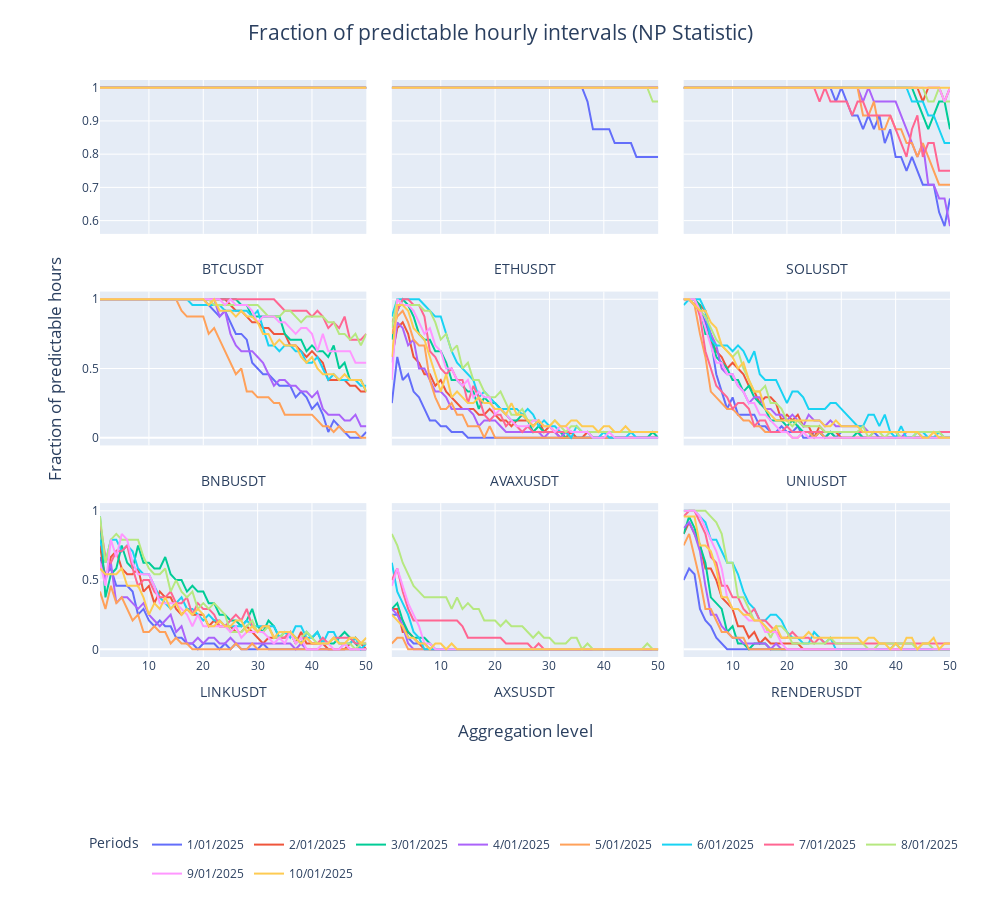

Write notebook code for a chart like this one.
### Markdown cell above
La fonction `intervals_analysis` permet, pour une liste de cryptomonnaies, de présenter la fraction de jours ou d'heures prévisibles selon le test choisi en fonction du niveau d'agrégation des transactions.

### Code cell
from utils.Analysis import intervals_analysis
asset_pairs = ['BTCUSDT','ETHUSDT','SOLUSDT',
               'BNBUSDT', 'AVAXUSDT', 'UNIUSDT',
               'LINKUSDT', 'AXSUSDT', 'RENDERUSDT']
intervals_analysis(pairs=asset_pairs,
                   symbols=symbols,
                   max_aggregation_level=50,
                   year=year,
                   month=month,
                   day=[1,2,3,4,5,6,7,8,9,10],
                   test = 'NP Statistic')
